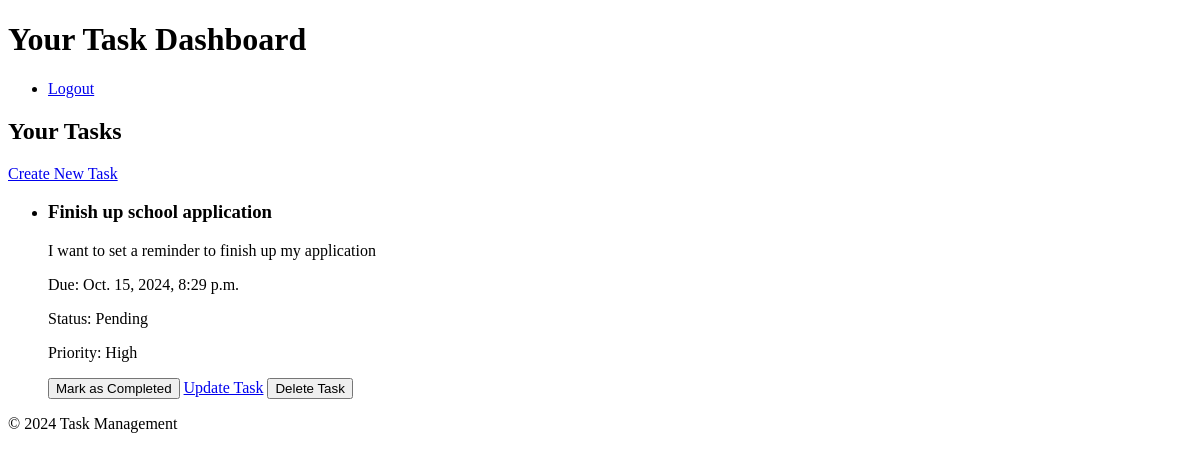
/api/dashboard/ (signed in), run on an earlier commit of the app's database.
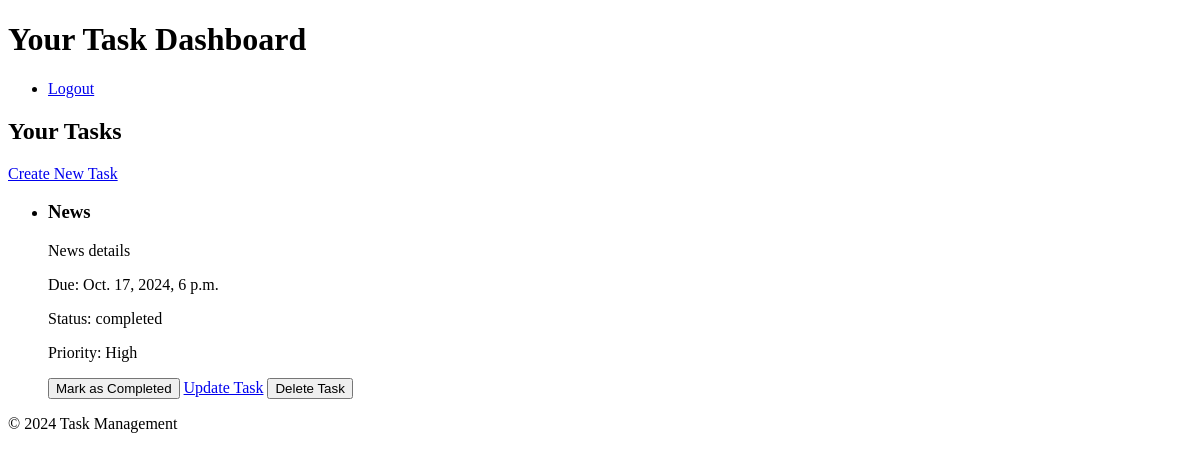
And on a later commit of the database.
### tasks/models.py (models this page shows, shortened)
class Task(models.Model):
    LOW = 'Low'
    MEDIUM = 'Medium'
    HIGH = 'High'
    PRIORITY_CHOICES = [
        (LOW, 'Low'),
        (MEDIUM, 'Medium'),
        (HIGH, 'High'),
    ]
    PENDING = 'Pending'
    COMPLETED = 'Completed'
    STATUS_CHOICES = [
        (PENDING, 'Pending'),
        (COMPLETED, 'Completed'),
    ]
    title = models.CharField(max_length=255)
    description = models.TextField(blank=True, null=True)
    due_date = models.DateTimeField()
    priority = models.CharField(max_length=10, choices=PRIORITY_CHOICES, default=MEDIUM)
    status = models.CharField(max_length=10, choices=STATUS_CHOICES, default=PENDING)
    completed_at = models.DateTimeField(null=True, blank=True)
    user = models.ForeignKey(User, on_delete=models.CASCADE, related_name='tasks')

### tasks/views.py (the view)
# urls.py: path('dashboard/', dashboard_view, name='dashboard'),
@login_required
def dashboard_view(request):
    tasks = Task.objects.filter(user=request.user)
    status = request.GET.get('status')
    priority = request.GET.get('priority')
    if status:
        tasks = tasks.filter(status=status)
    if priority:
        tasks = tasks.filter(priority=priority)
    return render(request, 'dashboard.html', {'tasks': tasks})

### tasks/templates/dashboard.html (shortened to what this page needs)
<!DOCTYPE html>
<html lang="en">
  <head>
  </head>
  <body>
    <header>
      <h1>Your Task Dashboard</h1>
      <nav>
        <ul>
          <li><a href="{% url 'logout' %}">Logout</a></li>
        </ul>
      </nav>
    </header>
    <main>
      <h2>Your Tasks</h2>
      <a href="{% url 'create_task' %}" class="btn">Create New Task</a>
      <ul>
        {% for task in tasks %}
        <li>
          <h3>{{ task.title }}</h3>
          <p>{{ task.description }}</p>
          <p>Due: {{ task.due_date }}</p>
          <p>Status: {{ task.status }}</p>
          <p>Priority: {{ task.priority }}</p>
          <form
            action="{% url 'task_complete' task.id %}"
            method="POST"
            style="display: inline"
          >
            <button type="submit" class="btn">Mark as Completed</button>
          </form>
          <a href="{% url 'update_task' task.id %}" class="btn">Update Task</a>
          <form
            action="{% url 'delete_task' task.id %}"
            method="POST"
            style="display: inline"
          >
            <button type="submit" class="btn">Delete Task</button>
          </form>
        </li>
        {% empty %}
        <p>No tasks found.</p>
        {% endfor %}
      </ul>
    </main>
    <footer>
      <p>&copy; 2024 Task Management</p>
    </footer>
  </body>
</html>

What changed in the data, as far as the page shows it:
removed Task: title "Finish up school application", description "I want to set a reminder to finish up my application", due_date "Oct. 15, 2024, 8:29 p.m.", status "Pending", priority "High"
added Task: title "News", description "News details", due_date "Oct. 17, 2024, 6 p.m.", status "completed", priority "High"
